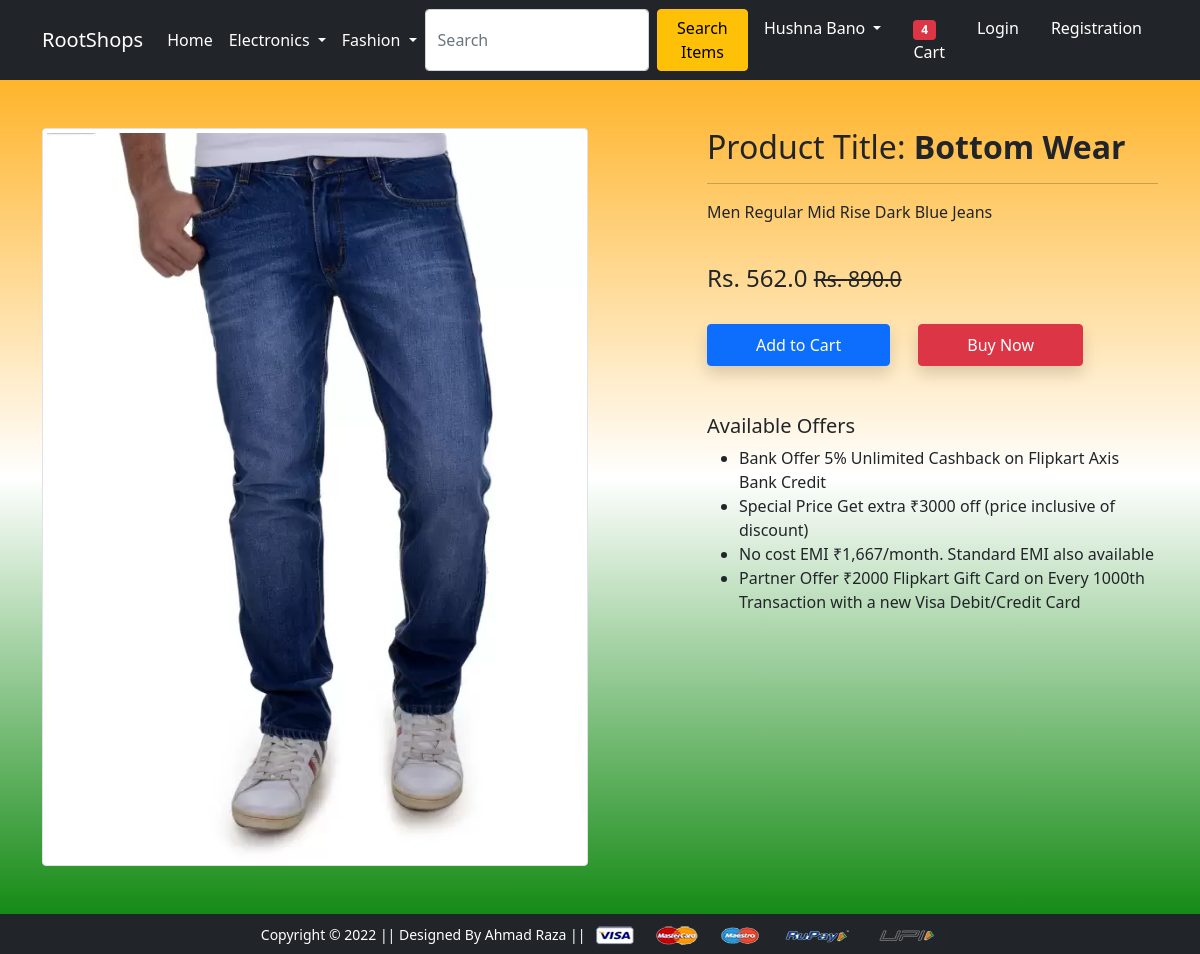
Screenshot of /product-detail/17 with the database file from the repository.
### app/models.py (models this page shows)
class Product(models.Model):
    title=models.CharField(max_length=120)
    selling_price=models.FloatField()
    discount_price=models.FloatField()
    description=models.TextField()
    brand=models.CharField(max_length=100)
    category=models.CharField(choices=CATEGORY_CHOICES,max_length=2)
    product_image=models.ImageField(upload_to='productimg')

### app/views.py (the view)
# urls.py: path('product-detail/<int:pk>', views.ProductDetailView.as_view(), name='product-detail'),
class ProductDetailView(View):
    def get(self,request,pk):
        product=Product.objects.get(pk=pk)
        return render(request,'app/productdetail.html',
                      {'product':product})

### app/templates/app/productdetail.html (shortened to what this page needs)
{% extends 'app/base.html' %}
{% load static %}
{% block main-content %}
<div class="container my-5">
 <div class="row">
  <div class="col-sm-6 text-center align-self-center">
   <img src="{{product.product_image.url}}" alt="" class="img-fluid img-thumbnail">
  </div>
  <div class="col-sm-5 offset-sm-1">
   <h2>Product Title: <b>{{product.title}}</b> </h2>
   <hr>
   <p>{{product.description}}</p> <br>
   <h4>Rs. {{product.discount_price}} <small class="fw-light text-decoration-line-through">
    Rs. {{product.selling_price}}</small></h4> <br>
   <a href="{% url 'add-to-cart' %}" class="btn btn-primary shadow px-5 py-2">Add to Cart</a>
   <a href="{% url 'buy-now' %}" class="btn btn-danger shadow px-5 py-2 ms-4">Buy Now</a>
   <h5 class="mt-5">Available Offers</h5>
   <ul>
    <li>Bank Offer 5% Unlimited Cashback on Flipkart Axis Bank Credit</li>
    <li>Special Price Get extra ₹3000 off (price inclusive of discount)</li>
    <li>No cost EMI ₹1,667/month. Standard EMI also available</li>
    <li>Partner Offer ₹2000 Flipkart Gift Card on Every 1000th Transaction with a new Visa Debit/Credit Card</li>
   </ul>
  </div>
 </div>
</div>
{% endblock main-content %}

### app/static/app/css/style.css (style rules this page uses)
body { background-image: linear-gradient(orange,white,green); }

### rows the page displays
Product: product_image (picture), title "Bottom Wear", description "Men Regular Mid Rise Dark Blue Jeans", discount_price "562.0", selling_price "890.0"
